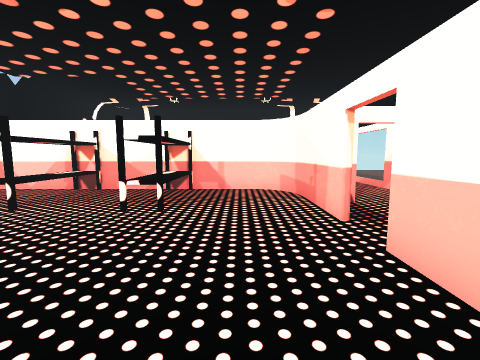
View 1 (above)

12 first-person views from a walk through a 3-D level made in the Unity game engine. The camera is 1.5 m above the floor, tilts 6° down and sees 90° across. The floor is counted in squares, 1 m on a side. Each view is taken from the middle of a square. On the plan, view 1 faces up. The plan holds only what a view shows up to about 13 squares ahead; the rest is blank. The place goes on beyond the plan. Some animated figures are left out.

View 2
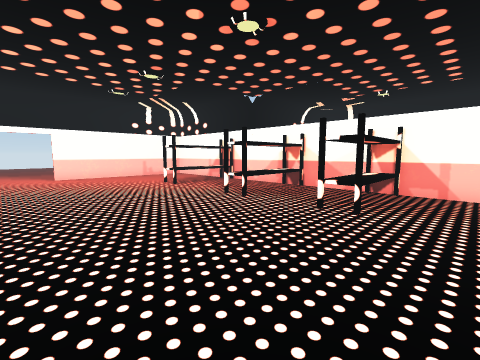

View 3
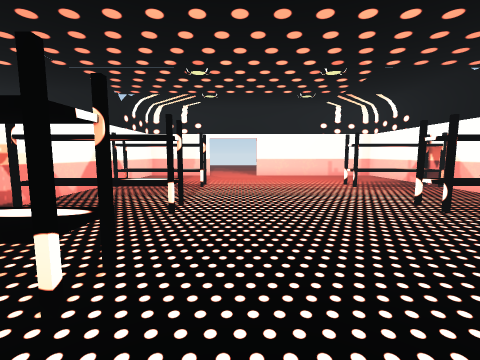

View 4
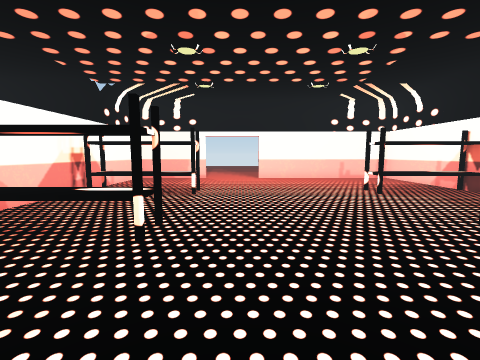

View 5
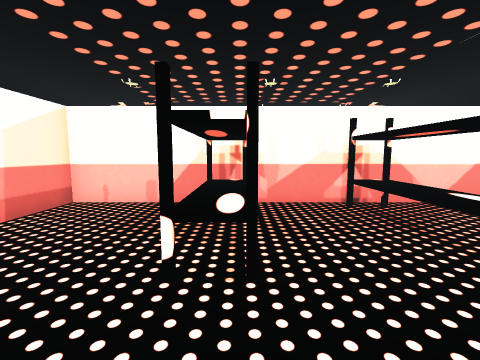

View 6
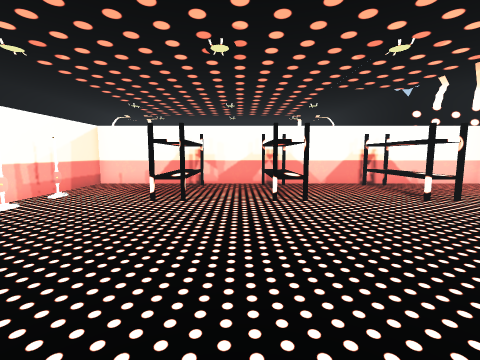

View 7
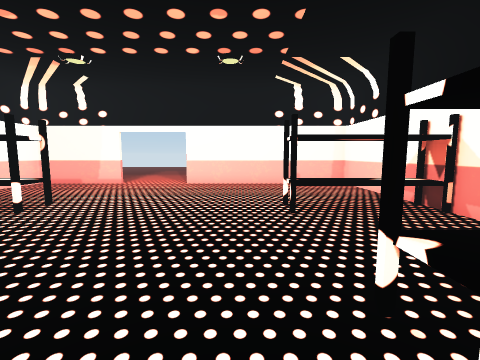

View 8
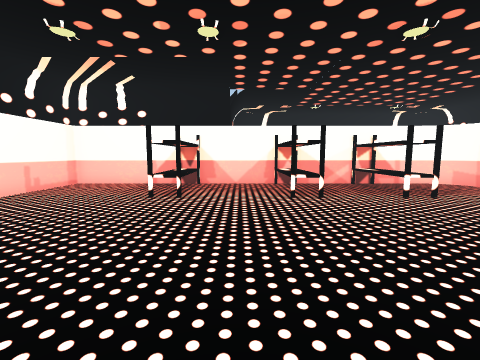

View 9
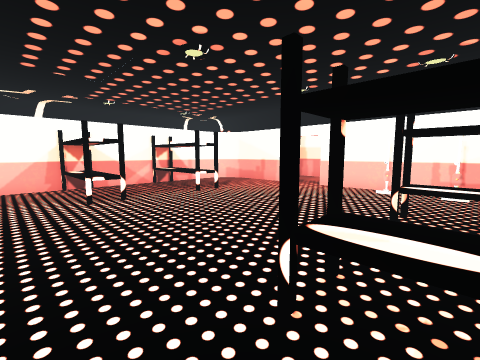

View 10
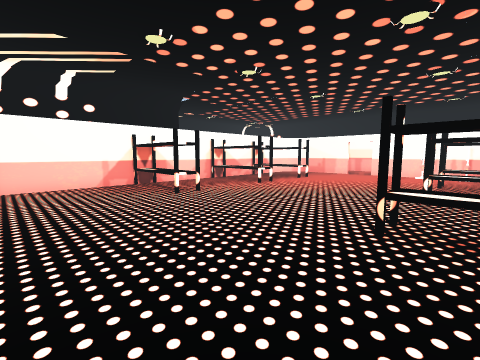

View 11
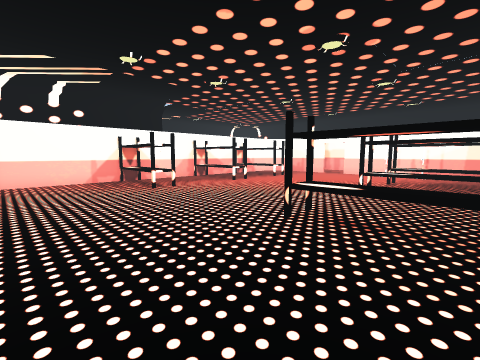

View 12
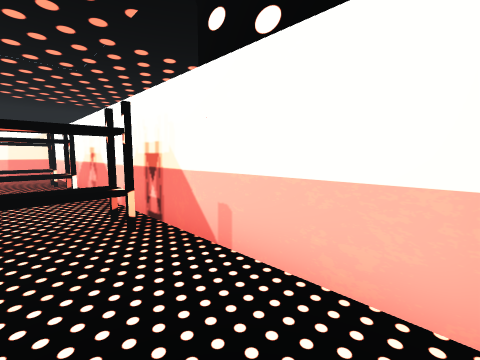

### Floor plan
Points are (right, up) in squares from view 1. A wall is a line through its corners. A room is listed if a view was taken in it or the views show most of it. See-through windows are left out.
Room 1 (views 1, 2, 3, 4, 5, 6, 7, 8, 9, 10, 11, 12)
walls: (-3.6, -5.5) (2.3, -5.5) (2.3, 3.8); (2.3, 5.3) (2.3, 8.5); (-17.5, -3.9) (-17.5, -5); (0.4, 10.5) (-17.5, 10.5) (-17.5, 8.9); (-17.5, -5.5) (-7.4, -5.5); (2.3, 8.4) (2.2, 9.4) (1.7, 10); (2.3, 9) (2, 9.8) (1.2, 10.4) (0.2, 10.5); (1.4, 10.2) (0.8, 10.5)
objects: rack (-12, -5) to (-11, -1); rack (-12, 6) to (-11, 10); rack (-7, -5) to (-6, -1); rack (-7, 6) to (-6, 10); rack (-3, -5) to (-2, -1); rack (-3, 6) to (-2, 10)

Where each view was taken, in squares from view 1:
view 1: 0 up, 0 right, facing up
view 2: 0 up, 0 right, facing up-left
view 3: 1 up, 0 right, facing left
view 4: 1 up, 2 left, facing left
view 5: 2 up, 3 left, facing down
view 6: 7 up, 5 left, facing down
view 7: 5 up, 5 left, facing left
view 8: 2 down, 9 left, facing up
view 9: 2 down, 9 left, facing up-right
view 10: 2 down, 17 left, facing up-right
view 11: 4 down, 17 left, facing up-right
view 12: 3 down, 17 left, facing down-right
